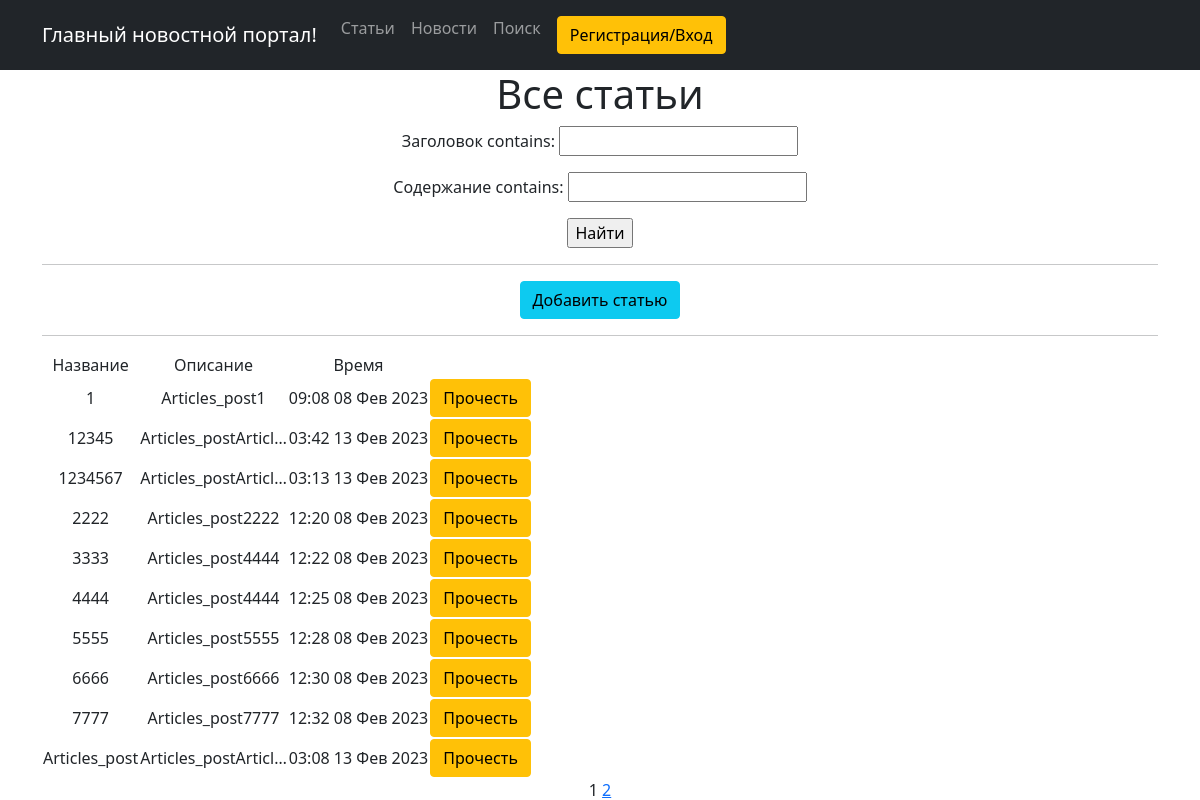
The app's page /articles/ with its own data.
### simpleapp/models.py (models this page shows, shortened)
class Articles(models.Model):
    date = models.DateTimeField(default=datetime.now, verbose_name='Дата создания')
    name = models.CharField(max_length=50, unique=True, verbose_name='Заголовок')
    description = models.TextField(default="Ваша статья", verbose_name='Содержание')

### simpleapp/views.py (the view)
# urls.py: path('articles/', ArticlesList.as_view(), name="articles_list"),
class ArticlesList(ListView):  # Список статей
    model = Articles
    ordering = 'name'
    template_name = 'articles.html'
    context_object_name = 'articles'
    paginate_by = 10
    def get_queryset(self):
        queryset = super().get_queryset()
        self.filterset = ArticlesFilters(self.request.GET, queryset)
        return self.filterset.qs
    def get_context_data(self, **kwargs):
        context = super().get_context_data(**kwargs)
        context['filterset'] = self.filterset
        return context

### simpleapp/templatetags/custom_filters.py (called while the page is built)
@register.filter()
def censor(value):
    try:
        if "редиска" in value:
            value = value.replace('редиска', 'р******')
            return value
        else:
            return value
    except:
        raise TypeError("Функция принимает только строки")

### simpleapp/templatetags/custom_tags.py (called while the page is built)
@register.simple_tag(takes_context=True)
def url_replace(context, **kwargs):
   d = context['request'].GET.copy()
   for k, v in kwargs.items():
       d[k] = v
   return d.urlencode()

### templates/articles.html (shortened to what this page needs)
{% extends 'flatpages/default.html' %}
{% load custom_filters %}
{% load custom_tags %}
{% block content %}
   <h1>Все статьи</h1>
   <form action="" method="get">
       {{ filterset.form.as_p }}
       <input type="submit" value="Найти" />
   </form>
<hr>
<a href="{% url 'articles_create' %}" class="btn btn-info" type="submit">Добавить статью</a>
   <hr>
   {% if  articles %}
       <table>
           <tr>
               <td>Название</td>
               <td>Описание</td>
               <td>Время</td>
           </tr>
           {% for post in articles %}
           <tr>
               <td>{{ post.name }}</td>
               <td>{{ post.description|censor|truncatechars:20 }}</td>
               <td>{{ post.date|date:'h:s d M Y' }}</td>
               <td><a href="{% url 'articles_detail' post.id %}" class="btn btn-warning">Прочесть</a></td>
           </tr>
           {% endfor %}
       </table>
   {% else %}
       <h2>Статей нет!</h2>
   {% endif %}
   {{ page_obj.number }}
   {% if page_obj.has_next %}
       <a href="?{% url_replace page=page_obj.next_page_number %}">{{ page_obj.next_page_number }}</a>
   {% endif %}
{% endblock content %}

### templates/flatpages/default.html (shortened to what this page needs)
<!DOCTYPE html>
<html lang="en">
<head>
    {% load static %}
    <link href="{% static 'css/styles.css'%}" rel="stylesheet"/>
<body class="img js-fullheight"
      style="background-image: url(https://www.desktopbackground.org/download/2880x1800/2011/04/23/192324_hd-wallpapers-widescreen-wallpapers-656336_3840x2160_h.jpg);">
<body>
<nav class="navbar navbar-expand-lg navbar-dark bg-dark static-top">
    <div class="container">
        <a class="navbar-brand" href="#">Главный новостной портал!</a>
        <div class="collapse navbar-collapse" id="navbarResponsive">
            <ul class="navbar-nav ml-auto">
                <li class="nav-item active">
                    <a class="nav-link" href="{% url 'articles_list' %}">Статьи<a>
                </li>
                <li class="nav-item">
                    <a class="nav-link" href="{% url 'news_list' %}">Новости</a>
                </li>
                <li class="nav-item">
                    <a class="nav-link" href="{% url 'news_search' %}">Поиск</a>
                </li>
                <li class="nav-item">
                    <a class="nav-link" href="{% url 'protect' %}">
                        <button class="btn btn-warning"> Регистрация/Вход</button>
                    </a>
                </li>
            </ul>
        </div>
    </div>
</nav>
<div class="container">
    <div class="row">
        <div class="col-lg-12 text-center">
            {% block content %}{% endblock content %}
        </div>
    </div>
</div>

### records on screen
Articles: name "1", description|censor "Articles_post1", date "09:08 08 Фев 2023"
Articles: name "12345", description|censor "Articles_postArticl…", date "03:42 13 Фев 2023"
Articles: name "1234567", description|censor "Articles_postArticl…", date "03:13 13 Фев 2023"
Articles: name "2222", description|censor "Articles_post2222", date "12:20 08 Фев 2023"
Articles: name "3333", description|censor "Articles_post4444", date "12:22 08 Фев 2023"
Articles: name "4444", description|censor "Articles_post4444", date "12:25 08 Фев 2023"
Articles: name "5555", description|censor "Articles_post5555", date "12:28 08 Фев 2023"
Articles: name "6666", description|censor "Articles_post6666", date "12:30 08 Фев 2023"
Articles: name "7777", description|censor "Articles_post7777", date "12:32 08 Фев 2023"
Articles: name "Articles_post", description|censor "Articles_postArticl…", date "03:08 13 Фев 2023"

### other values on screen
{{ page_obj.number }} "1"
{{ page_obj.next_page_number }} "2"
